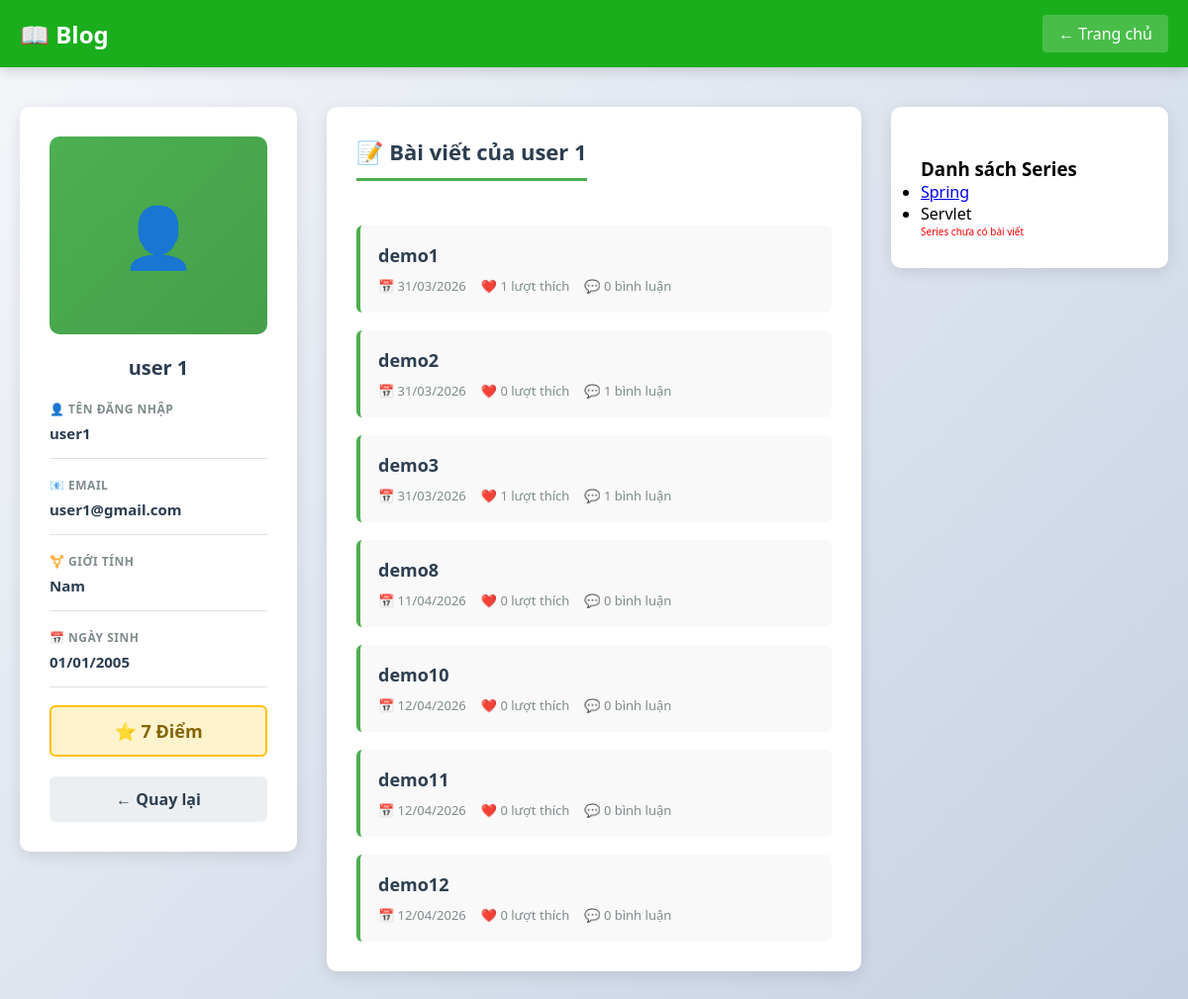
The app's page /blog/users/2/ with its own data.
### blog/models.py (models this page shows, shortened)
class User(AbstractUser):
    GENDER_CHOICES = [
        ('Nam', 'Nam'),
        ('Nữ', 'Nữ'),
    ]
    name = models.CharField()
    gender = models.CharField(max_length=10, choices=GENDER_CHOICES)
    birth = models.DateField(null=True, blank=True)
    email = models.EmailField(unique=True)
    mark = models.IntegerField(default=0)

class Article(models.Model):
    title = models.CharField(max_length=255)
    like = models.IntegerField(default=0)
    content = RichTextField()
    author = models.ForeignKey(User, on_delete=models.CASCADE)
    topic = models.ManyToManyField(Topic, blank=True)
    created_at = models.DateTimeField(auto_now_add=True)

class Series(models.Model):
    name = models.CharField(max_length=255)
    author = models.ForeignKey(User, on_delete=models.CASCADE)

### blog/views.py (the view)
# urls.py: path('users/<int:pk>/', views.user_detail, name='user'),
def user_detail(request, pk):
    if request.method == 'GET':
        user = User.objects.get(id=pk)
        form = SeriesCreateForm()
        series = Series.objects.filter(author=user)
        k = []
        for i in series:
            a = Article_List.objects.filter(series=i)
            k.append([i,a[0].article if len(a)>0 else None])
        return render(request, 'users/user.html', {
            'user': user,
            'form': form,
            'k': k,
        })

### blog/templates/users/user.html (shortened to what this page needs)
<!DOCTYPE html>
<html lang="vi">
<head>
</head>
<body>
  <header>
    <div class="header-container">
      <div class="logo">📖 Blog</div>
      <a href="{% url 'home' %}" class="back-link">← Trang chủ</a>
    </div>
  </header>
  <div class="container">
    <aside class="sidebar">
      <div class="user-avatar">👤</div>
      <h2>{{ user.name }}</h2>
      <div class="info-item">
        <div class="info-label">👤 Tên đăng nhập</div>
        <div class="info-value">{{ user.username }}</div>
      </div>
      <div class="info-item">
        <div class="info-label">📧 Email</div>
        <div class="info-value">{{ user.email }}</div>
      </div>
      {% if user.gender %}
        <div class="info-item">
          <div class="info-label">⚧️ Giới tính</div>
          <div class="info-value">{{ user.gender }}</div>
        </div>
      {% endif %}
      {% if user.birth %}
        <div class="info-item">
          <div class="info-label">📅 Ngày sinh</div>
          <div class="info-value">{{ user.birth|date:"d/m/Y" }}</div>
        </div>
      {% endif %}
      <div class="mark-badge">
        ⭐ {{ user.mark }} Điểm
      </div>
      <a href="{% url 'home' %}" class="back-btn">← Quay lại</a>
    </aside>
    <main class="content">
      <h2>📝 Bài viết của {{ user.name }}</h2>
      {% if user.article_set.all %}
        <div class="articles-list">
          {% for article in user.article_set.all %}
            <a href="{% url 'article' article.id %}" class="article-item">
              <h3>{{ article.title }}</h3>
              <div class="article-meta">
                <span>📅 {{ article.created_at|date:"d/m/Y" }}</span>
                <span>❤️ {{ article.likes.count }} lượt thích</span>
                <span>💬 {{ article.comment_set.count }} bình luận</span>
              </div>
            </a>
          {% endfor %}
        </div>
      {% else %}
        <div class="empty-state">
          <p>📭 {{ user.name }} chưa viết bài viết nào</p>
        </div>
      {% endif %}
    </main>
    <aside class="sidebar">
      <div class="sidebar-box">
        <h3 style="margin-top:20px;">Danh sách Series</h3>
        <ul class="series-list">
          {% for s in k %}
            <li>
              {% if s.1 %}
                <a href="{% url 'article' s.1.id %}">{{ s.0.name }}</a>
              {% else %}
                <a>{{ s.0.name }}</a>
                <p style="color:red; font-size:10px;">Series chưa có bài viết</p>
              {% endif %}
            </li>
          {% empty %}
            <p>📭 Chưa có series nào. Hãy tạo mới ở trên.</p>
          {% endfor %}
        </ul>
      </div>
    </aside>
  </div>
</body>
</html>

### blog/templates/users/user.html (style rules this page uses)
* { margin: 0; padding: 0; box-sizing: border-box; }
body { font-family: 'Segoe UI', Tahoma, Geneva, Verdana, sans-serif; background: linear-gradient(135deg, #f5f7fa 0%, #c3cfe2 100%); min-height: 100vh; }
header { background: #1aae1c; color: white; padding: 15px 0; box-shadow: 0 4px 12px rgba(0,0,0,0.15); }
.header-container { max-width: 1200px; margin: 0 auto; padding: 0 20px; display: flex; justify-content: space-between; align-items: center; }
.logo { font-size: 24px; font-weight: bold; color: white; }
.back-link { color: white; text-decoration: none; padding: 8px 16px; background: rgba(255,255,255,0.2); border-radius: 4px; transition: all 0.3s; }
.container { max-width: 1400px; margin: 40px auto; padding: 0 20px; display: grid; grid-template-columns: 280px 2fr 280px; gap: 30px; padding-bottom: 40px; }
.sidebar { background: white; padding: 30px; border-radius: 10px; box-shadow: 0 4px 15px rgba(0,0,0,0.1); height: fit-content; top: 100px; }
.user-avatar { width: 100%; height: 200px; background: linear-gradient(135deg, #4CAF50 0%, #45a049 100%); border-radius: 10px; display: flex; align-items: center; justify-content: center; font-size: 60px; margin-bottom: 20px; color: white; }
.sidebar h2 { font-size: 20px; color: #2c3e50; margin-bottom: 20px; text-align: center; }
.info-item { margin-bottom: 18px; padding-bottom: 15px; border-bottom: 1px solid #e0e0e0; }
.info-label { color: #7f8c8d; font-size: 12px; font-weight: 600; text-transform: uppercase; letter-spacing: 0.5px; margin-bottom: 6px; }
.info-value { color: #2c3e50; font-size: 15px; font-weight: 600; }
.mark-badge { background: #fff3cd; border: 2px solid #ffc107; color: #856404; padding: 12px; border-radius: 6px; text-align: center; font-size: 18px; font-weight: 700; margin-top: 15px; }
.back-btn { width: 100%; padding: 12px; background: #eceff1; color: #2c3e50; text-decoration: none; text-align: center; border-radius: 6px; display: block; font-weight: 600; transition: all 0.3s; margin-top: 20px; }
.content { background: white; padding: 30px; border-radius: 10px; box-shadow: 0 4px 15px rgba(0,0,0,0.1); }
.content h2 { font-size: 22px; color: #2c3e50; margin-bottom: 25px; padding-bottom: 12px; border-bottom: 3px solid #4CAF50; display: inline-block; }
.articles-list { margin-top: 20px; }
.article-item { padding: 18px; background: #f9f9f9; border-left: 4px solid #4CAF50; border-radius: 6px; margin-bottom: 18px; transition: all 0.3s; cursor: pointer; text-decoration: none; color: inherit; display: block; }
.article-item:last-child { margin-bottom: 0; }
.article-item h3 { margin: 0 0 10px 0; font-size: 18px; color: #2c3e50; }
.article-meta { color: #7f8c8d; font-size: 13px; display: flex; gap: 15px; flex-wrap: wrap; }

### records on screen
User: name "user 1", username "user1", email "user1@gmail.com", gender "Nam", birth "01/01/2005", mark "7"
Article: title "demo1", created_at "31/03/2026", likes.count "1", comment_set.count "0"
Article: title "demo2", created_at "31/03/2026", likes.count "0", comment_set.count "1"
Article: title "demo3", created_at "31/03/2026", likes.count "1", comment_set.count "1"
Article: title "demo8", created_at "11/04/2026", likes.count "0", comment_set.count "0"
Article: title "demo10", created_at "12/04/2026", likes.count "0", comment_set.count "0"
Article: title "demo11", created_at "12/04/2026", likes.count "0", comment_set.count "0"
Article: title "demo12", created_at "12/04/2026", likes.count "0", comment_set.count "0"
Series: name "Spring"
Series: name "Servlet"
